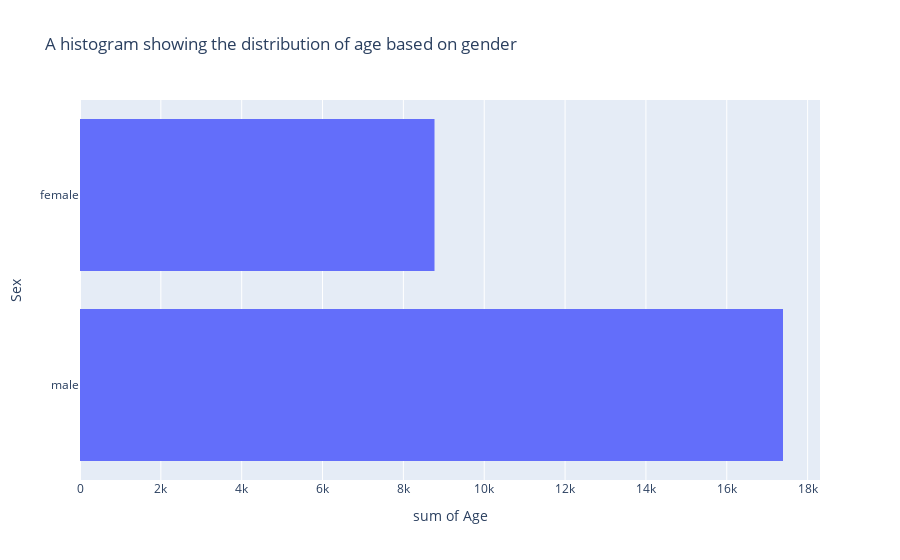

Notebook cell for this chart:
### Markdown cell above
Answer 2: Distribution of age based on gender using a histogram

### Code cell
fig = px.histogram(titanic_DS, x="Age", y= 'Sex', nbins = 20, title = 'A histogram showing the distribution of age based on gender' )

fig.show()

### Figure 1 — Plotly figure (JSON) as saved in the notebook; plotly's stock layout.template omitted (floating-point values rounded to 4 significant figures; data arrays with more than 128 entries replaced by an {"elided": "..."} marker saying what was removed)
{"data": [{"alignmentgroup": "True", "bingroup": "y", "histfunc": "sum", "hovertemplate": "sum of Age=%{x}<br>Sex=%{y}<extra></extra>", "legendgroup": "", "marker": {"color": "#636efa", "pattern": {"shape": ""}}, "name": "", "nbinsy": 20, "offsetgroup": "", "orientation": "h", "showlegend": false, "type": "histogram", "x": {"elided": "891 float values"}, "xaxis": "x", "y": {"elided": "891 str values"}, "yaxis": "y"}], "layout": {"barmode": "relative", "legend": {"tracegroupgap": 0}, "title": {"text": "A histogram showing the distribution of age based on gender"}, "xaxis": {"anchor": "y", "domain": [0, 1], "title": {"text": "sum of Age"}}, "yaxis": {"anchor": "x", "domain": [0, 1], "title": {"text": "Sex"}}}}
